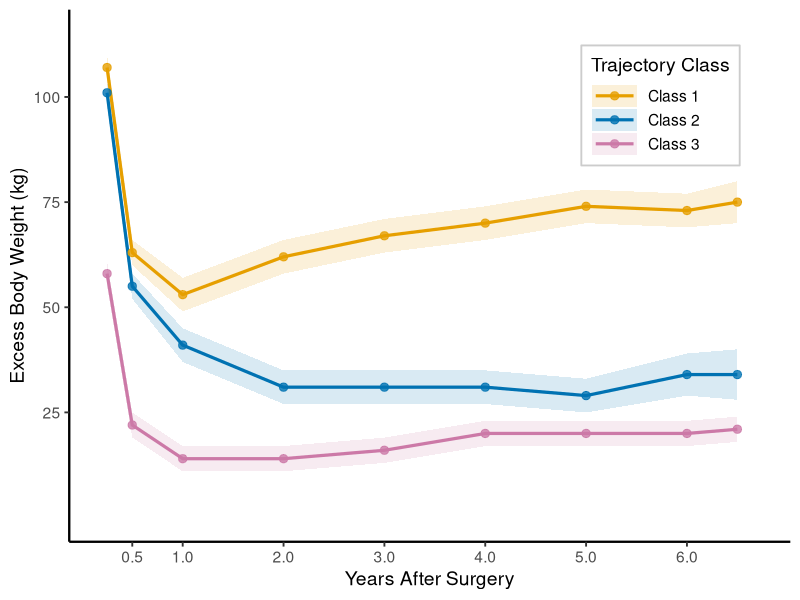

This chart was generated by the following R code:
library(ggplot2)
library(svglite)

df = read.csv("data.csv")
df$class = factor(df$class, levels = c("Class 1", "Class 2", "Class 3"))

class_colors = c(
  "Class 1" = "#E69F00",
  "Class 2" = "#0072B2",
  "Class 3" = "#CC79A7"
)

p = ggplot(df, aes(x = year, y = ebw_mean, color = class, fill = class)) +
  geom_ribbon(aes(ymin = ebw_lower, ymax = ebw_upper), alpha = 0.15, color = NA) +
  geom_line(linewidth = 1.1) +
  geom_point(size = 2.5, alpha = 0.8) +
  scale_color_manual(values = class_colors, name = "Trajectory Class") +
  scale_fill_manual(values = class_colors, name = "Trajectory Class") +
  scale_x_continuous(breaks = c(0.5, 1, 2, 3, 4, 5, 6), limits = c(0.2, 6.7)) +
  scale_y_continuous(breaks = c(25, 50, 75, 100), limits = c(0, 115)) +
  labs(
    x = "Years After Surgery",
    y = "Excess Body Weight (kg)"
  ) +
  theme_classic(base_size = 14) +
  theme(
    legend.position = c(0.82, 0.82),
    legend.background = element_rect(color = "grey80", fill = "white"),
    legend.key.width = unit(1.2, "cm"),
    axis.line = element_line(linewidth = 0.8)
  )

ggsave("fig1a.svg", p, width = 5, height = 4)
